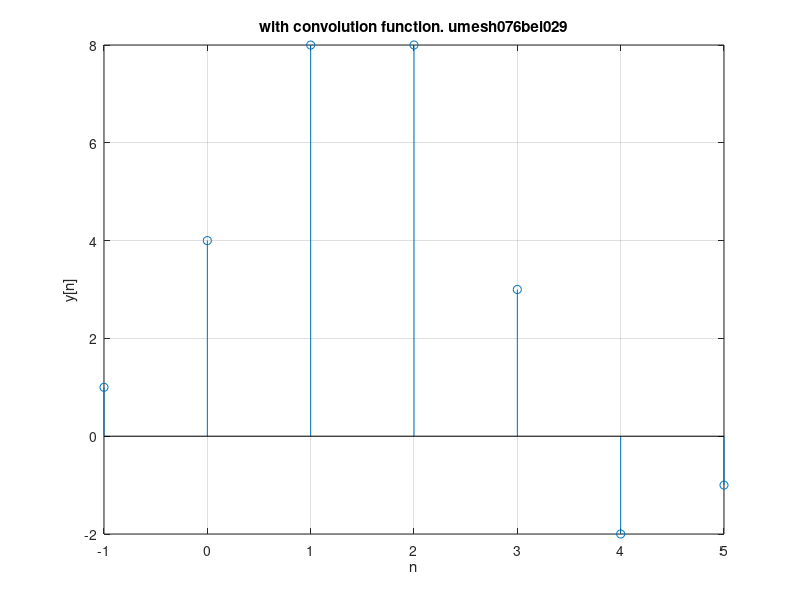

Write the MATLAB code that produced this figure.
%two discrete signals are given as h[n] ={1,(2),1,-1}
%x[n]={(1).2,3,1}. plot these two signals
% a without using convolution function
% b with convolution function

clc; close all; clear all;
h=[1 2 1 -1];
nh=[-1 0 1 2 ];
x=[1 2 3 1];
nx=[0 1 2 3];
y=conv(x,h);
n=min(nh)+min(nx):max(nh)+max(nx);

stem(n,y);
xlabel('n'); ylabel('y[n]');
title('with convolution function. umesh076bei029')
grid on;
clear all;
